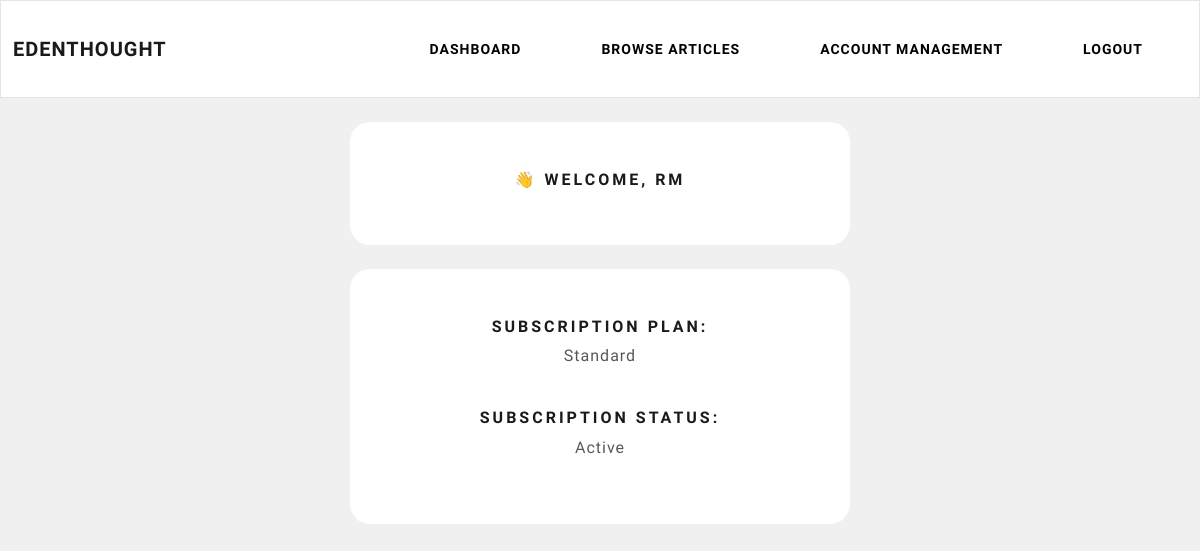
The app's page /client/client-dashboard (signed in), older data.
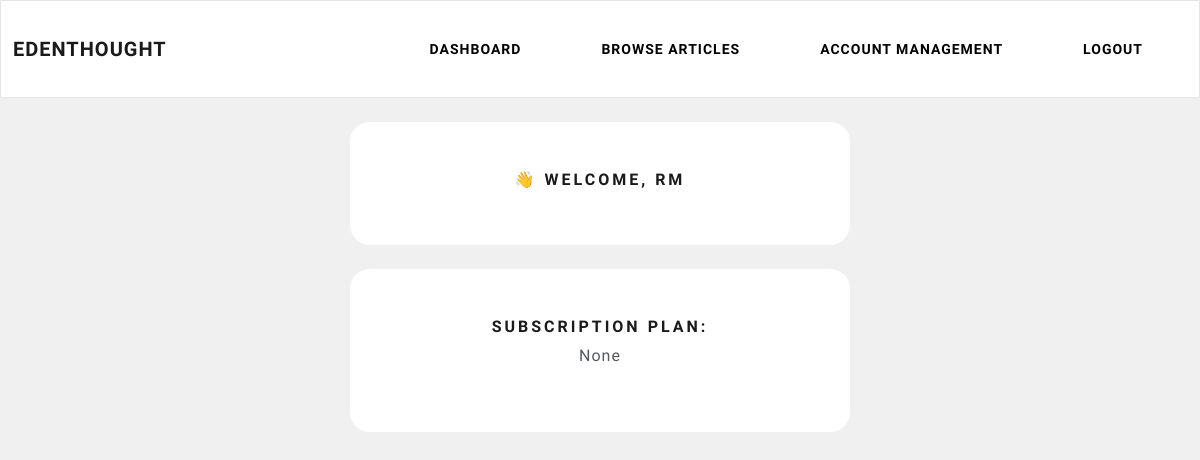
The same page, newer data.
### account/models.py (models this page shows, shortened)
class CustomUser(AbstractBaseUser, PermissionsMixin):
    username = None
    email = models.EmailField(unique=True)
    first_name = models.CharField(max_length=80)
    last_name = models.CharField(max_length=135)
    is_active = models.BooleanField(default=True)
    is_staff = models.BooleanField(default=False)
    date_joined = models.DateTimeField(default=timezone.now)
    is_writer = models.BooleanField(default=False, verbose_name='Are you a writer?')
    USERNAME_FIELD = 'email'
    REQUIRED_FIELDS = []
    objects = CustomUserManager()

### client/models.py (models this page shows, shortened)
class Subscription(models.Model):
    subscriber_name = models.CharField(max_length=300)
    subscription_plan = models.CharField(max_length=255)
    subscription_cost = models.CharField(max_length=255)
    paypal_subscription_id = models.CharField(max_length=300)
    is_active = models.BooleanField(default=False)
    user = models.OneToOneField(to=CustomUser, on_delete=models.CASCADE, max_length=10)

### client/views.py (the view)
# urls.py: path('client-dashboard', views.client_dashboard, name='client-dashboard'),
@login_required(login_url='my-login')
def client_dashboard(request):
    try:
        sub_details = Subscription.objects.get(user=request.user)
        current_subscription_plan = sub_details.subscription_plan
        is_active = sub_details.is_active
        context = {'SubPlan': current_subscription_plan, 'IsActive': is_active}
        return render(request, 'client/client-dashboard.html', context)
    except:
        current_subscription_plan = None
        is_active = False
        context = {'SubPlan': current_subscription_plan, 'IsActive': is_active}
        return render(request, 'client/client-dashboard.html', context)

### client/templates/client/client-dashboard.html
{% extends 'client/navbar.html' %}
{% block content %}
    <br>
    <div class="container bg-white shadow-md p-5 form-layout text-center">
        <h5>👋 Welcome, {{ user.first_name }}</h5>
    </div>
    <br>
    <div class="container bg-white shadow-md p-5 form-layout text-center">
        <h5>Subscription plan:</h5>
        <p>{{ SubPlan }}</p>
        {% if SubPlan is not None %}
            {% if IsActive %}
                <br>
                <h5>Subscription status:</h5>
                <p>Active</p>
            {% else %}
                <br>
                <h5>Subscription status:</h5>
                <p>Inactive</p>
            {% endif %}
        {% endif %}
    </div>
    <br>
{% endblock %}

### client/templates/client/navbar.html (shortened to what this page needs)
{% load static %}
<!DOCTYPE html>
<html>
    <head>
      <link rel="stylesheet" type="text/css" href="https://bootswatch.com/5/lux/bootstrap.min.css">
      <link rel="stylesheet" type="text/css" href="{% static 'css/styles.css' %}">
    </head>
    <nav class="navbar navbar-expand-lg navbar-light bg-light justify-content-center">
        <a href="{% url 'home' %}" class="navbar-brand main-heading">
              &nbsp; Edenthought
        </a>
          <div class="collapse navbar-collapse text-center" id="navbarNavDropdown">
            <ul class="navbar-nav ms-auto">
              <li class="nav-item">
                <a class="btn btn-secondary navbar-btn" type="button"  href="{% url 'client-dashboard' %}">Dashboard</a>
              </li>
              <li class="nav-item">
                <a class="btn btn-secondary navbar-btn" type="button"  href="{% url 'browse-articles' %}">Browse articles</a>
              </li>
              <li class="nav-item">
                <a class="btn btn-secondary navbar-btn" type="button"  href="{% url 'client-account-management' %}">Account management</a>
              </li>
              <li class="nav-item">
                <a class="btn btn-secondary navbar-btn" type="button"  href="{% url 'user-logout' %}">Logout</a>
              </li>
            </ul>
          </div>
    </nav>
    {% block content %}
    {% endblock %}
</html>

### static/css/styles.css (style rules this page uses)
.form-layout { width: 500px; border-radius: 20px; }

Row changes from the older to the newer data that the page shows:
removed Subscription: subscription_plan "Standard"
Text that changed along with them:
{{ SubPlan }}: (not shown) → "None"
text no longer shown: "SUBSCRIPTION STATUS: Active"
